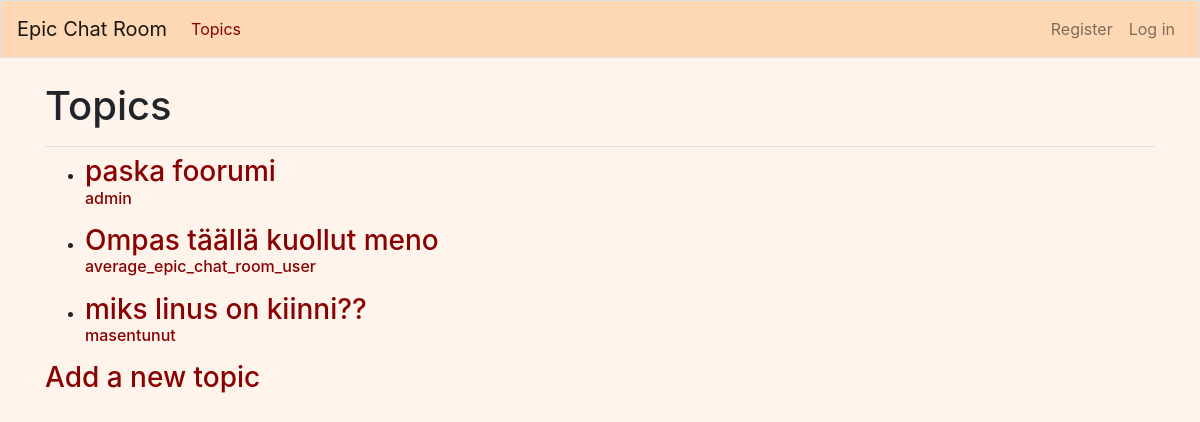
Before: /topics/ with the older database file.
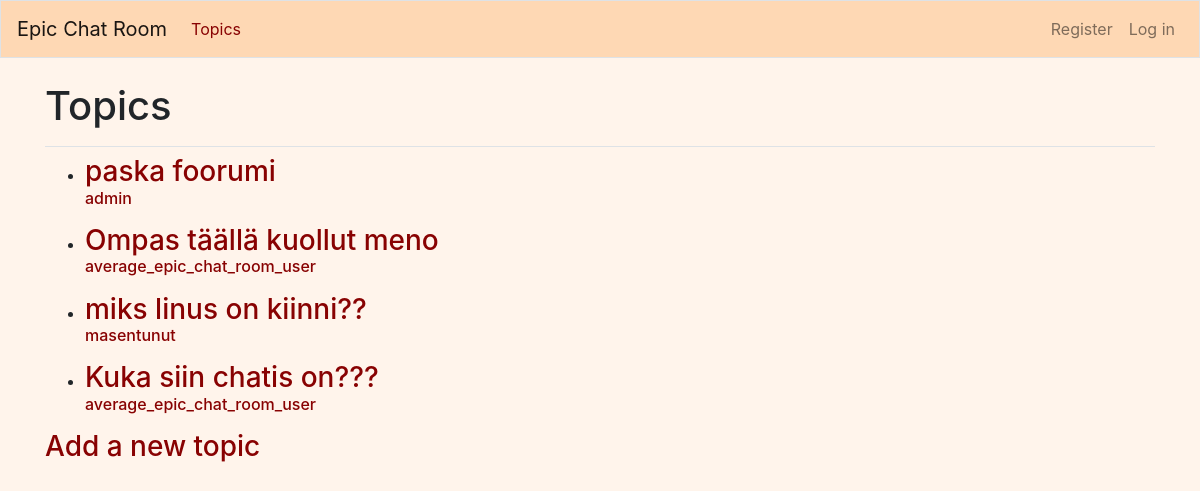
After: the same page with the newer database file.
### epic_chat_room/models.py (models this page shows)
class Topic(models.Model):
    title = models.CharField(max_length=200)
    text = models.TextField()
    date_added = models.DateTimeField(auto_now_add=True)
    date_modified = models.DateTimeField(auto_now=True)
    owner = models.ForeignKey(User, on_delete=models.CASCADE)
    def __str__(self):
        return f"{self.title}"

### epic_chat_room/views.py (the view)
# urls.py: path('topics/', views.topics, name='topics'),
def topics(request):
    topics = Topic.objects.order_by('date_modified')
    context = {'topics': topics}
    return render(request, 'epic_chat_room/topics.html', context)

### epic_chat_room/templates/epic_chat_room/topics.html
{% extends "epic_chat_room/base.html" %}
{% block page_header %}
  <h1>Topics</h1>
{% endblock page_header %}
{% block content %}
  <ul>
    {% for topic in topics %}
      <li><h3 style="-webkit-text-fill-color: #880202">
        <a href="{% url 'epic_chat_room:topic' topic.id %}"
        >{{ topic }}
        </a>
        <p style="font-size:medium">{{topic.owner}}</p>
      </h3></li>
    {% empty %}
      <li><h3>No topics have been added yet.</h3></li>
    {% endfor %}
  </ul>
  <h3 style="-webkit-text-fill-color: #880202"><a href="{% url 'epic_chat_room:new_topic' %}">Add a new topic</a></h3>
{% endblock content %}

Changed rows visible on the page:
added Topic: title "Kuka siin chatis on???", owner "average_epic_chat_room_user"
